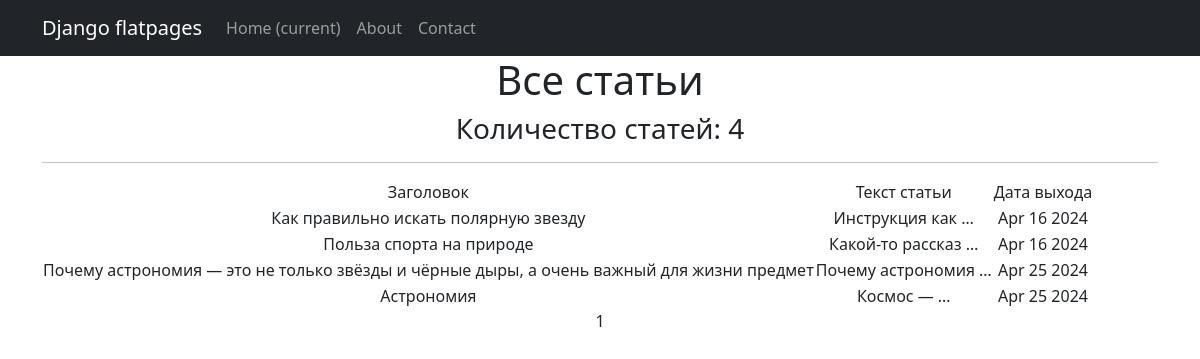
The app's page /articles/ with its own data.
### news/models.py (models this page shows, shortened)
class Post(models.Model):
    author_id = models.ForeignKey(Author, on_delete=models.CASCADE)
    _type = models.CharField(choices=articles_types, max_length=1)
    time_in = models.DateTimeField(auto_now_add=True)
    category = models.ManyToManyField(Category, through='PostCategory')
    heading = models.CharField(max_length=255)
    text_article = models.TextField()
    rating = models.FloatField(default=0.0)

### news/views.py (the view)
# urls.py: path('', ArticlesList.as_view(), name='articles'),
class ArticlesList(ListView):
    model = Post
    ordering = 'time_in'
    template_name = 'articles.html'
    context_object_name = 'articles'
    paginate_by = 10
    def get_queryset(self):
        return Post.objects.filter(_type='A')

### templates/articles.html (shortened to what this page needs)
{% extends 'flatpages/default.html' %}
{% load custom_tags %}
{% block content %}
   <h1>Все статьи</h1>
    <h3>Количество статей: {{ articles|length }}</h3>
   <hr>
   {% if articles %}
       <table>
           <tr>
               <td>Заголовок</td>
               <td>Текст статьи</td>
               <td>Дата выхода</td>
           </tr>
           {% for article in articles %}
           <tr>
               <td>{{ article.heading }}</td>
               <td>{{ article.text_article|truncatewords:2 }}</td>
               <td>{{ article.time_in|date:'M d Y' }}</td>
           </tr>
           {% endfor %}
       </table>
   {% else %}
       <h2>Статей нет!</h2>
   {% endif %}
    {{ page_obj.number }}
{% endblock content %}

### records on screen
Post: heading "Как правильно искать полярную звезду", text_article "Инструкция как …", time_in "Apr 16 2024"
Post: heading "Польза спорта на природе", text_article "Какой-то рассказ …", time_in "Apr 16 2024"
Post: heading "Почему астрономия — это не только звёзды и чёрные дыры, а очень важный для жизни предмет", text_article "Почему астрономия …", time_in "Apr 25 2024"
Post: heading "Астрономия", text_article "Космос — …", time_in "Apr 25 2024"

### other values on screen
{{ articles|length }} "4"
{{ page_obj.number }} "1"
